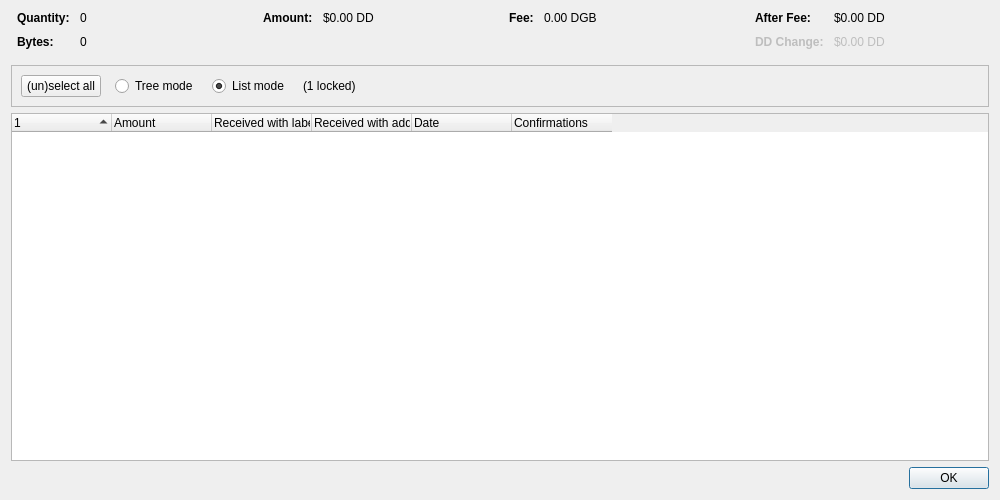
<?xml version="1.0" encoding="UTF-8"?>
<ui version="4.0">
 <class>DigiDollarCoinControlDialog</class>
 <widget class="QDialog" name="DigiDollarCoinControlDialog">
  <property name="geometry">
   <rect>
    <x>0</x>
    <y>0</y>
    <width>1000</width>
    <height>500</height>
   </rect>
  </property>
  <property name="windowTitle">
   <string>DigiDollar Coin Selection</string>
  </property>
  <layout class="QVBoxLayout" name="verticalLayout">
   <item>
    <layout class="QHBoxLayout" name="horizontalLayoutTop" stretch="0,0,0,0">
     <property name="topMargin">
      <number>0</number>
     </property>
     <property name="bottomMargin">
      <number>10</number>
     </property>
     <item>
      <layout class="QFormLayout" name="formLayoutCoinControl1">
       <property name="labelAlignment">
        <set>Qt::AlignLeft|Qt::AlignVCenter</set>
       </property>
       <property name="horizontalSpacing">
        <number>10</number>
       </property>
       <property name="verticalSpacing">
        <number>10</number>
       </property>
       <property name="leftMargin">
        <number>6</number>
       </property>
       <property name="rightMargin">
        <number>6</number>
       </property>
       <item row="0" column="0">
        <widget class="QLabel" name="labelCoinControlQuantityText">
         <property name="font">
          <font>
           <weight>75</weight>
           <bold>true</bold>
          </font>
         </property>
         <property name="text">
          <string>Quantity:</string>
         </property>
        </widget>
       </item>
       <item row="0" column="1">
        <widget class="QLabel" name="labelCoinControlQuantity">
         <property name="cursor">
          <cursorShape>IBeamCursor</cursorShape>
         </property>
         <property name="contextMenuPolicy">
          <enum>Qt::ActionsContextMenu</enum>
         </property>
         <property name="text">
          <string notr="true">0</string>
         </property>
         <property name="textInteractionFlags">
          <set>Qt::LinksAccessibleByMouse|Qt::TextSelectableByKeyboard|Qt::TextSelectableByMouse</set>
         </property>
        </widget>
       </item>
       <item row="1" column="0">
        <widget class="QLabel" name="labelCoinControlBytesText">
         <property name="font">
          <font>
           <weight>75</weight>
           <bold>true</bold>
          </font>
         </property>
         <property name="text">
          <string>Bytes:</string>
         </property>
        </widget>
       </item>
       <item row="1" column="1">
        <widget class="QLabel" name="labelCoinControlBytes">
         <property name="cursor">
          <cursorShape>IBeamCursor</cursorShape>
         </property>
         <property name="contextMenuPolicy">
          <enum>Qt::ActionsContextMenu</enum>
         </property>
         <property name="text">
          <string notr="true">0</string>
         </property>
         <property name="textInteractionFlags">
          <set>Qt::LinksAccessibleByMouse|Qt::TextSelectableByKeyboard|Qt::TextSelectableByMouse</set>
         </property>
        </widget>
       </item>
      </layout>
     </item>
     <item>
      <layout class="QFormLayout" name="formLayoutCoinControl2">
       <property name="horizontalSpacing">
        <number>10</number>
       </property>
       <property name="verticalSpacing">
        <number>10</number>
       </property>
       <property name="leftMargin">
        <number>6</number>
       </property>
       <property name="rightMargin">
        <number>6</number>
       </property>
       <item row="0" column="0">
        <widget class="QLabel" name="labelCoinControlAmountText">
         <property name="font">
          <font>
           <weight>75</weight>
           <bold>true</bold>
          </font>
         </property>
         <property name="text">
          <string>Amount:</string>
         </property>
        </widget>
       </item>
       <item row="0" column="1">
        <widget class="QLabel" name="labelCoinControlAmount">
         <property name="cursor">
          <cursorShape>IBeamCursor</cursorShape>
         </property>
         <property name="contextMenuPolicy">
          <enum>Qt::ActionsContextMenu</enum>
         </property>
         <property name="text">
          <string notr="true">$0.00 DD</string>
         </property>
         <property name="textInteractionFlags">
          <set>Qt::LinksAccessibleByMouse|Qt::TextSelectableByKeyboard|Qt::TextSelectableByMouse</set>
         </property>
        </widget>
       </item>
      </layout>
     </item>
     <item>
      <layout class="QFormLayout" name="formLayoutCoinControl3">
       <property name="horizontalSpacing">
        <number>10</number>
       </property>
       <property name="verticalSpacing">
        <number>10</number>
       </property>
       <property name="leftMargin">
        <number>6</number>
       </property>
       <property name="rightMargin">
        <number>6</number>
       </property>
       <item row="0" column="0">
        <widget class="QLabel" name="labelCoinControlFeeText">
         <property name="font">
          <font>
           <weight>75</weight>
           <bold>true</bold>
          </font>
         </property>
         <property name="text">
          <string>Fee:</string>
         </property>
        </widget>
       </item>
       <item row="0" column="1">
        <widget class="QLabel" name="labelCoinControlFee">
         <property name="cursor">
          <cursorShape>IBeamCursor</cursorShape>
         </property>
         <property name="contextMenuPolicy">
          <enum>Qt::ActionsContextMenu</enum>
         </property>
         <property name="text">
          <string notr="true">0.00 DGB</string>
         </property>
         <property name="textInteractionFlags">
          <set>Qt::LinksAccessibleByMouse|Qt::TextSelectableByKeyboard|Qt::TextSelectableByMouse</set>
         </property>
        </widget>
       </item>
      </layout>
     </item>
     <item>
      <layout class="QFormLayout" name="formLayoutCoinControl4">
       <property name="labelAlignment">
        <set>Qt::AlignLeft|Qt::AlignVCenter</set>
       </property>
       <property name="horizontalSpacing">
        <number>10</number>
       </property>
       <property name="verticalSpacing">
        <number>10</number>
       </property>
       <property name="leftMargin">
        <number>6</number>
       </property>
       <property name="rightMargin">
        <number>6</number>
       </property>
       <item row="0" column="0">
        <widget class="QLabel" name="labelCoinControlAfterFeeText">
         <property name="font">
          <font>
           <weight>75</weight>
           <bold>true</bold>
          </font>
         </property>
         <property name="text">
          <string>After Fee:</string>
         </property>
        </widget>
       </item>
       <item row="0" column="1">
        <widget class="QLabel" name="labelCoinControlAfterFee">
         <property name="cursor">
          <cursorShape>IBeamCursor</cursorShape>
         </property>
         <property name="contextMenuPolicy">
          <enum>Qt::ActionsContextMenu</enum>
         </property>
         <property name="text">
          <string notr="true">$0.00 DD</string>
         </property>
         <property name="textInteractionFlags">
          <set>Qt::LinksAccessibleByMouse|Qt::TextSelectableByKeyboard|Qt::TextSelectableByMouse</set>
         </property>
        </widget>
       </item>
       <item row="1" column="0">
        <widget class="QLabel" name="labelCoinControlChangeText">
         <property name="enabled">
          <bool>false</bool>
         </property>
         <property name="font">
          <font>
           <weight>75</weight>
           <bold>true</bold>
          </font>
         </property>
         <property name="text">
          <string>DD Change:</string>
         </property>
        </widget>
       </item>
       <item row="1" column="1">
        <widget class="QLabel" name="labelCoinControlChange">
         <property name="enabled">
          <bool>false</bool>
         </property>
         <property name="cursor">
          <cursorShape>IBeamCursor</cursorShape>
         </property>
         <property name="contextMenuPolicy">
          <enum>Qt::ActionsContextMenu</enum>
         </property>
         <property name="text">
          <string notr="true">$0.00 DD</string>
         </property>
         <property name="textInteractionFlags">
          <set>Qt::LinksAccessibleByMouse|Qt::TextSelectableByKeyboard|Qt::TextSelectableByMouse</set>
         </property>
        </widget>
       </item>
      </layout>
     </item>
    </layout>
   </item>
   <item>
    <widget class="QFrame" name="frame">
     <property name="minimumSize">
      <size>
       <width>0</width>
       <height>40</height>
      </size>
     </property>
     <property name="frameShape">
      <enum>QFrame::StyledPanel</enum>
     </property>
     <property name="frameShadow">
      <enum>QFrame::Sunken</enum>
     </property>
     <layout class="QHBoxLayout" name="horizontalLayout">
      <item>
       <layout class="QHBoxLayout" name="horizontalLayoutPanel" stretch="0,0,0,0,0">
        <property name="spacing">
         <number>14</number>
        </property>
        <item>
         <widget class="QPushButton" name="pushButtonSelectAll">
          <property name="sizePolicy">
           <sizepolicy hsizetype="Maximum" vsizetype="Fixed">
            <horstretch>0</horstretch>
            <verstretch>0</verstretch>
           </sizepolicy>
          </property>
          <property name="text">
           <string>(un)select all</string>
          </property>
          <property name="autoDefault">
           <bool>false</bool>
          </property>
         </widget>
        </item>
        <item>
         <widget class="QRadioButton" name="radioTreeMode">
          <property name="sizePolicy">
           <sizepolicy hsizetype="Maximum" vsizetype="Fixed">
            <horstretch>0</horstretch>
            <verstretch>0</verstretch>
           </sizepolicy>
          </property>
          <property name="text">
           <string>Tree mode</string>
          </property>
         </widget>
        </item>
        <item>
         <widget class="QRadioButton" name="radioListMode">
          <property name="sizePolicy">
           <sizepolicy hsizetype="Maximum" vsizetype="Fixed">
            <horstretch>0</horstretch>
            <verstretch>0</verstretch>
           </sizepolicy>
          </property>
          <property name="text">
           <string>List mode</string>
          </property>
          <property name="checked">
           <bool>true</bool>
          </property>
         </widget>
        </item>
        <item>
         <widget class="QLabel" name="labelLocked">
          <property name="text">
           <string notr="true">(1 locked)</string>
          </property>
         </widget>
        </item>
        <item>
         <spacer name="horizontalSpacer">
          <property name="orientation">
           <enum>Qt::Horizontal</enum>
          </property>
          <property name="sizeHint" stdset="0">
           <size>
            <width>40</width>
            <height>20</height>
           </size>
          </property>
         </spacer>
        </item>
       </layout>
      </item>
     </layout>
    </widget>
   </item>
   <item>
    <widget class="CoinControlTreeWidget" name="treeWidget">
     <property name="contextMenuPolicy">
      <enum>Qt::CustomContextMenu</enum>
     </property>
     <property name="sortingEnabled">
      <bool>false</bool>
     </property>
     <property name="columnCount">
      <number>6</number>
     </property>
     <attribute name="headerShowSortIndicator" stdset="0">
      <bool>true</bool>
     </attribute>
     <attribute name="headerStretchLastSection">
      <bool>false</bool>
     </attribute>
     <column>
      <property name="text">
       <string/>
      </property>
     </column>
     <column>
      <property name="text">
       <string>Amount</string>
      </property>
     </column>
     <column>
      <property name="text">
       <string>Received with label</string>
      </property>
     </column>
     <column>
      <property name="text">
       <string>Received with address</string>
      </property>
     </column>
     <column>
      <property name="text">
       <string>Date</string>
      </property>
     </column>
     <column>
      <property name="text">
       <string>Confirmations</string>
      </property>
      <property name="toolTip">
       <string>Confirmed</string>
      </property>
     </column>
     <column>
      <property name="text">
       <string/>
      </property>
     </column>
     <column>
      <property name="text">
       <string/>
      </property>
     </column>
     <column>
      <property name="text">
       <string/>
      </property>
     </column>
     <column>
      <property name="text">
       <string/>
      </property>
     </column>
    </widget>
   </item>
   <item>
    <widget class="QDialogButtonBox" name="buttonBox">
     <property name="orientation">
      <enum>Qt::Horizontal</enum>
     </property>
     <property name="standardButtons">
      <set>QDialogButtonBox::Ok</set>
     </property>
    </widget>
   </item>
  </layout>
 </widget>
 <customwidgets>
  <customwidget>
   <class>CoinControlTreeWidget</class>
   <extends>QTreeWidget</extends>
   <header>qt/coincontroltreewidget.h</header>
  </customwidget>
 </customwidgets>
 <resources/>
 <connections/>
</ui>
